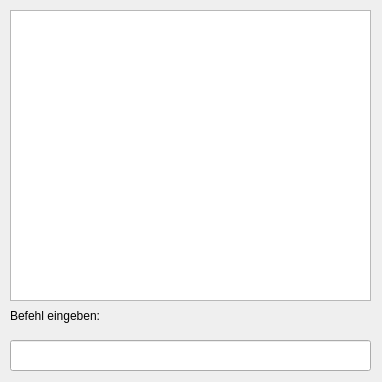
<?xml version="1.0" encoding="UTF-8"?>
<ui version="4.0">
 <class>linboConsole</class>
 <widget class="QDialog" name="linboConsole">
  <property name="geometry">
   <rect>
    <x>0</x>
    <y>0</y>
    <width>382</width>
    <height>382</height>
   </rect>
  </property>
  <property name="windowTitle">
   <string>Console</string>
  </property>
  <widget class="QLabel" name="textLabel1">
   <property name="geometry">
    <rect>
     <x>10</x>
     <y>300</y>
     <width>161</width>
     <height>31</height>
    </rect>
   </property>
   <property name="text">
    <string>Befehl eingeben:</string>
   </property>
   <property name="wordWrap">
    <bool>false</bool>
   </property>
  </widget>
  <widget class="QLineEdit" name="input">
   <property name="geometry">
    <rect>
     <x>10</x>
     <y>340</y>
     <width>361</width>
     <height>31</height>
    </rect>
   </property>
   <property name="font">
    <font>
     <family>DejaVu Sans</family>
    </font>
   </property>
  </widget>
  <widget class="QTextBrowser" name="output">
   <property name="geometry">
    <rect>
     <x>10</x>
     <y>10</y>
     <width>361</width>
     <height>291</height>
    </rect>
   </property>
   <property name="font">
    <font>
     <family>DejaVu Sans</family>
    </font>
   </property>
  </widget>
 </widget>
 <layoutdefault spacing="6" margin="11"/>
 <pixmapfunction>qPixmapFromMimeSource</pixmapfunction>
 <resources/>
 <connections/>
</ui>
